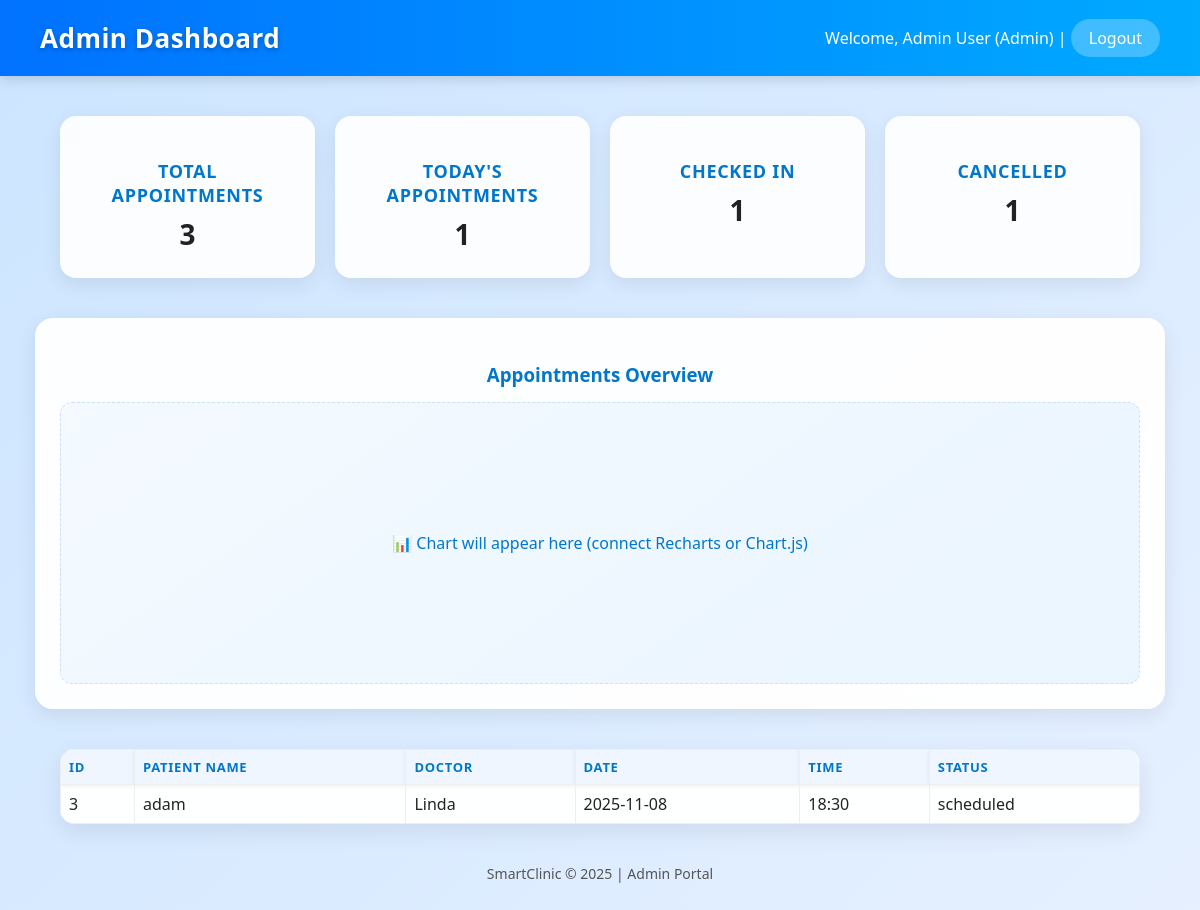
The app's page /admin (signed in) with its own data.
### tables this page shows
CREATE TABLE appointments (
    id INTEGER PRIMARY KEY AUTOINCREMENT,
    patient_name TEXT NOT NULL,
    doctor_name TEXT NOT NULL,
    date TEXT NOT NULL,
    time TEXT NOT NULL,
    status TEXT DEFAULT 'pending'
, user_id INTEGER);

### app.py (the view)
@app.route('/admin')
@login_required
@role_required('admin')
def admin():
    conn = get_db_connection()
    try:
        total = conn.execute('SELECT COUNT(*) FROM appointments').fetchone()[0]
        today = datetime.now().date().isoformat()
        today_count = conn.execute('SELECT COUNT(*) FROM appointments WHERE date=?', (today,)).fetchone()[0]
        checked_in = conn.execute("SELECT COUNT(*) FROM appointments WHERE status='checked_in'").fetchone()[0]
        cancelled = conn.execute("SELECT COUNT(*) FROM appointments WHERE status='cancelled'").fetchone()[0]
        todays = conn.execute("SELECT * FROM appointments WHERE date=? ORDER BY time", (today,)).fetchall()
    finally:
        conn.close()
    stats = {'total': total, 'today': today_count, 'checked_in': checked_in, 'cancelled': cancelled}
    return render_template('admin.html', stats=stats, todays=todays)

### app.py (called while the page is built)
def get_db_connection():
    conn = sqlite3.connect(DB)
    conn.row_factory = sqlite3.Row
    return conn

def login_required(f):
    @wraps(f)
    def decorated_function(*args, **kwargs):
        if 'user_id' not in session:
            flash("Please log in to access this page.", "error")
            return redirect(url_for('login', next=request.path))
        return f(*args, **kwargs)
    return decorated_function

def role_required(*allowed_roles):
    def decorator(f):
        @wraps(f)
        def decorated_function(*args, **kwargs):
            role = session.get('role')
            if role not in allowed_roles:
                flash("You do not have permission to access this page.", "error")
                return redirect(url_for('home'))
            return f(*args, **kwargs)
        return decorated_function
    return decorator

### templates/admin.html (shortened to what this page needs)
<!DOCTYPE html>
<html lang="en">
<head>
  <link rel="stylesheet" href="{{ url_for('static', filename='css/style.css') }}">
</head>
<body>
  <header>
    <h2>Admin Dashboard</h2>
    <div>
      <span>Welcome, {{ session['full_name'] }} (Admin)</span> |
      <a href="{{ url_for('logout') }}" class="logout">Logout</a>
    </div>
  </header>
  <section class="dashboard">
    <div class="card">
      <h3>Total Appointments</h3>
      <p>{{ stats['total'] }}</p>
    </div>
    <div class="card">
      <h3>Today's Appointments</h3>
      <p>{{ stats['today'] }}</p>
    </div>
    <div class="card">
      <h3>Checked In</h3>
      <p>{{ stats['checked_in'] }}</p>
    </div>
    <div class="card">
      <h3>Cancelled</h3>
      <p>{{ stats['cancelled'] }}</p>
    </div>
  </section>
  <section class="chart-section">
    <h3>Appointments Overview</h3>
    <div class="chart-placeholder">
      📊 Chart will appear here (connect Recharts or Chart.js)
    </div>
  </section>
  <section>
    <table>
      <thead>
        <tr>
          <th>ID</th>
          <th>Patient Name</th>
          <th>Doctor</th>
          <th>Date</th>
          <th>Time</th>
          <th>Status</th>
        </tr>
      </thead>
      <tbody>
        {% for appt in todays %}
        <tr>
          <td>{{ appt['id'] }}</td>
          <td>{{ appt['patient_name'] }}</td>
          <td>{{ appt['doctor_name'] }}</td>
          <td>{{ appt['date'] }}</td>
          <td>{{ appt['time'] }}</td>
          <td>{{ appt['status'] }}</td>
        </tr>
        {% else %}
        <tr>
          <td colspan="6"><em>No appointments scheduled for today.</em></td>
        </tr>
        {% endfor %}
      </tbody>
    </table>
  </section>
  <footer>
    <p>SmartClinic © 2025 | Admin Portal</p>
  </footer>
</body>
</html>

### static/css/style.css (style rules this page uses)
body { font-family: Arial, sans-serif; background: #f7f9fc; color:#222; margin:0; padding:0; }
h1,h2 { color:#1f6feb; }
a { color:#1f6feb; text-decoration:none; }
table { width:100%; border-collapse:collapse; margin-top:12px; }
table th, table td { border:1px solid #eee; padding:8px; text-align:left; }
table th { background:#f0f6ff; }

### templates/admin.html (style rules this page uses)
body { font-family: "Poppins", "Segoe UI", sans-serif; background: linear-gradient(135deg, #cce5ff 0%, #e6f0ff 100%); margin: 0; padding: 0; animation: fadeIn 0.6s ease-in; }
header { background: linear-gradient(90deg, #0072ff 0%, #00aaff 100%); color: white; padding: 20px 40px; display: flex; justify-content: space-between; align-items: center; box-shadow: 0 3px 12px rgba(0, 0, 0, 0.15); }
header h2 { margin: 0; color: #ffffff; font-weight: 700; letter-spacing: 0.5px; font-size: 26px; text-shadow: 0 2px 5px rgba(0, 0, 0, 0.25); }
header a.logout { color: #fff; text-decoration: none; background: rgba(255, 255, 255, 0.25); padding: 8px 18px; border-radius: 25px; transition: 0.2s ease; font-weight: 500; }
.dashboard { width: 90%; margin: 40px auto; display: grid; grid-template-columns: repeat(auto-fit, minmax(230px, 1fr)); gap: 20px; }
.card { background: rgba(255, 255, 255, 0.9); border-radius: 16px; padding: 25px; box-shadow: 0 6px 20px rgba(0, 0, 0, 0.08); backdrop-filter: blur(8px); text-align: center; transition: all 0.3s ease; }
.card h3 { margin-bottom: 8px; font-size: 18px; color: #0077cc; text-transform: uppercase; letter-spacing: 0.7px; }
.card p { font-size: 28px; font-weight: 600; color: #222; margin: 0; }
.chart-section { width: 90%; margin: 40px auto; background: rgba(255, 255, 255, 0.95); border-radius: 18px; padding: 25px; box-shadow: 0 6px 20px rgba(0, 0, 0, 0.08); backdrop-filter: blur(10px); text-align: center; }
.chart-section h3 { color: #0077cc; margin-bottom: 15px; font-weight: 600; }
.chart-placeholder { height: 280px; border-radius: 12px; background: linear-gradient(145deg, #f4faff, #eaf5ff); border: 1px dashed #cce0f5; display: flex; justify-content: center; align-items: center; color: #0077cc; font-size: 16px; font-weight: 500; }
table { border-collapse: collapse; width: 90%; margin: 40px auto; background: rgba(255, 255, 255, 0.98); border-radius: 15px; overflow: hidden; box-shadow: 0 8px 25px rgba(0, 0, 0, 0.08); }
th { background: #ffffff; color: #0077cc; text-transform: uppercase; font-size: 13px; letter-spacing: 0.7px; padding: 14px 10px; box-shadow: 0 2px 5px rgba(0, 0, 0, 0.08); border-bottom: 2px solid #e6f0ff; }
td { padding: 14px 10px; text-align: center; border-bottom: 1px solid #edf2f7; }
footer { text-align: center; margin: 40px 0; color: #555; font-size: 14px; }

### records on screen
appointments: id "3", patient_name "adam", doctor_name "Linda", date "2025-11-08", time "18:30", status "scheduled"

### other values on screen
{{ session['full_name'] }} "Admin User"
{{ stats['total'] }} "3"
{{ stats['today'] }} "1"
{{ stats['checked_in'] }} "1"
{{ stats['cancelled'] }} "1"
